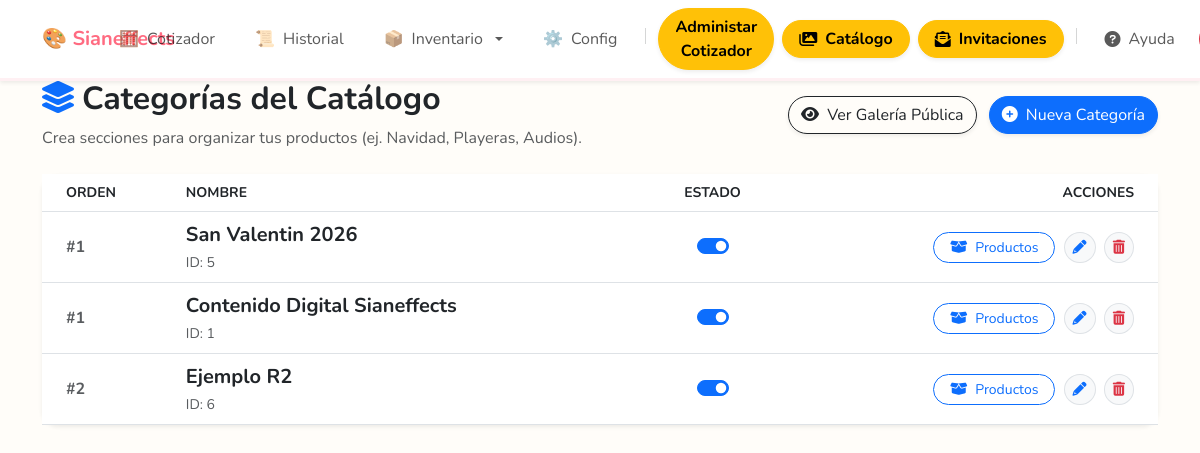
Page /admin/catalogo (signed in) on the committed database.
### tables this page shows
CREATE TABLE configuracion (id INTEGER PRIMARY KEY AUTOINCREMENT, user_id INTEGER, margen_ganancia INTEGER DEFAULT 200, nombre_empresa TEXT DEFAULT 'Mi Negocio', slogan TEXT DEFAULT 'Servicios Creativos', website TEXT DEFAULT '', inventario_activo BOOLEAN DEFAULT 0, ticket_bw BOOLEAN DEFAULT 0);

CREATE TABLE categorias (
            id INTEGER PRIMARY KEY AUTOINCREMENT,
            nombre TEXT NOT NULL,
            descripcion TEXT,
            orden INTEGER DEFAULT 0,
            activo BOOLEAN DEFAULT 1,
            created_at TIMESTAMP DEFAULT CURRENT_TIMESTAMP
        );

### routes/catalogo.py (the view, shortened to what this page needs)
@catalogo_bp.route('/admin/catalogo', methods=['GET', 'POST'])
@login_required
def admin_categorias():
    conn = get_db()
    categorias = conn.execute('SELECT * FROM categorias ORDER BY orden ASC, id DESC').fetchall()
    conn.close()
    return render_template('catalogo/admin_categorias.html', categorias=categorias)

### app.py (called while the page is built)
@app.context_processor
def inject_user_config():
    default_config = {
        'nombre_empresa': 'Cotizador Sianeffects', # O el nombre genérico que quieras
        'slogan': '',
        'website': '',
        'margen_ganancia': 100
    }
    if 'user_id' in session:
        try:
            conn = get_db_connection()
            user_config = conn.execute('SELECT * FROM configuracion WHERE user_id = ?', (session['user_id'],)).fetchone()
            conn.close()
            if user_config:
                return {'config': dict(user_config)}
        except Exception as e:
            print(f"Error inyectando config: {e}")
    return {'config': default_config}

@app.after_request
def add_header(response):
    response.headers["Cache-Control"] = "no-cache, no-store, must-revalidate"
    return response

### db.py (called while the page is built)
def get_db_connection():
    conn = sqlite3.connect(DB_NAME)
    conn.row_factory = sqlite3.Row
    return conn

### helpers.py (called while the page is built, shortened)
def login_required(f):
    @wraps(f)
    def decorated_function(*args, **kwargs):
        if 'user_id' not in session:
            flash('Por favor inicia sesión.', 'warning')
            return redirect(url_for('auth.login'))
        return f(*args, **kwargs)
    return decorated_function

def obtener_alertas(user_id):
    alertas = []
    conn = get_db_connection()
    try:
        config = conn.execute("SELECT inventario_activo FROM configuracion WHERE user_id=?", (user_id,)).fetchone()
        user = conn.execute("SELECT subscription_end, role FROM usuarios WHERE id=?", (user_id,)).fetchone()
    except Exception as e:
        print(f"Error obteniendo alertas: {e}")
    finally:
        conn.close()
    return alertas

### routes/main.py (called while the page is built)
@main_bp.app_context_processor
def inject_notifications():
    if 'user_id' in session:
        return {'notificaciones': obtener_alertas(session['user_id'])}
    return {'notificaciones': []}

### templates/catalogo/admin_categorias.html (shortened to what this page needs)
{% extends "layout.html" %}
{% block content %}
<div class="row mb-4 align-items-center">
    <div class="col-md-7">
        <h2 class="fw-bold text-dark"><i class="fas fa-layer-group text-primary me-2"></i>Categorías del Catálogo</h2>
        <p class="text-muted mb-0">Crea secciones para organizar tus productos (ej. Navidad, Playeras, Audios).</p>
    </div>
    <div class="col-md-5 text-end">
        <a href="{{ url_for('catalogo.ver_catalogo') }}" class="btn btn-outline-dark rounded-pill shadow-sm me-2">
            <i class="fas fa-eye me-1"></i> Ver Galería Pública
        </a>
        <button class="btn btn-primary rounded-pill shadow-sm" data-bs-toggle="modal" data-bs-target="#modalNuevaCat">
            <i class="fas fa-plus-circle me-1"></i> Nueva Categoría
        </button>
    </div>
</div>
<div class="card border-0 shadow-sm rounded-4">
    <div class="card-body p-0 overflow-hidden">
        <table class="table table-hover align-middle mb-0">
            <thead class="bg-light text-secondary small text-uppercase">
                <tr>
                    <th class="ps-4">Orden</th>
                    <th>Nombre</th>
                    <th class="text-center">Estado</th>
                    <th class="text-end pe-4">Acciones</th>
                </tr>
            </thead>
            <tbody>
                {% for cat in categorias %}
                <tr>
                    <td class="ps-4 fw-bold text-muted">#{{ cat['orden'] }}</td>
                    <td>
                        <div class="fw-bold text-dark fs-5">{{ cat['nombre'] }}</div>
                        <small class="text-muted">ID: {{ cat['id'] }}</small>
                    </td>
                    <td class="text-center">
                        <div class="form-check form-switch d-flex justify-content-center">
                            <input class="form-check-input" type="checkbox"
                                onchange="toggleEstado('categoria', {{ cat['id'] }}, this)" {% if cat['activo']
                                %}checked{% endif %}>
                        </div>
                    </td>
                    <td class="text-end pe-4">
                        <a href="{{ url_for('catalogo.admin_productos', cat_id=cat['id']) }}"
                            class="btn btn-sm btn-outline-primary rounded-pill px-3 me-1" title="Ver Productos">
                            <i class="fas fa-box-open me-1"></i> Productos
                        </a>
                        <button class="btn btn-sm btn-light text-primary rounded-circle border me-1"
                            onclick="prepararEdicion('{{ cat.id }}', '{{ cat.nombre }}', '{{ cat.orden }}')"
                            title="Editar nombre u orden">
                            <i class="fas fa-pencil-alt"></i>
                        </button>
                        <a href="{{ url_for('catalogo.delete_item', tipo='categoria', id_obj=cat['id']) }}"
                            class="btn btn-sm btn-light text-danger rounded-circle border"
                            onclick="return confirm('⚠️ ¿Borrar esta categoría Y TODOS sus productos?');"
                            title="Borrar categoría">
                            <i class="fas fa-trash-alt"></i>
                        </a>
                    </td>
                </tr>
                {% endfor %}
            </tbody>
        </table>
    </div>
</div>
{% endblock %}

### templates/layout.html (shortened to what this page needs)
<!doctype html>
<html lang="es">
<head>
    <link href="https://cdn.jsdelivr.net/npm/bootstrap@5.3.0/dist/css/bootstrap.min.css" rel="stylesheet">
    <link rel="stylesheet" href="https://cdnjs.cloudflare.com/ajax/libs/font-awesome/6.0.0/css/all.min.css">
</head>
<body>
    {% block navbar %}
    <nav class="navbar navbar-expand-lg navbar-light bg-white shadow-sm fixed-top navbar-sian">
        <div class="container">
            <a class="navbar-brand fw-bold text-primary me-auto" href="{{ url_for('main.cotizador') }}">
                <span style="color: var(--sian-pink);">🎨 {{ config['nombre_empresa'] }}</span>
            </a>
            <div class="offcanvas offcanvas-start" tabindex="-1" id="miMenuMobile" aria-labelledby="miMenuLabel">
                <div class="offcanvas-body">
                    <ul class="navbar-nav ms-auto gap-2 align-items-lg-center mt-3 mt-lg-0 w-100 justify-content-end">
                        <li class="nav-item">
                            <a class="nav-link d-flex align-items-center justify-content-start justify-content-lg-center gap-2 {% if request.endpoint == 'main.cotizador' %}active fw-bold bg-light border{% endif %} rounded-pill px-3"
                                href="{{ url_for('main.cotizador') }}">🧮 <span>Cotizador</span></a>
                        </li>
                        <li class="nav-item">
                            <a class="nav-link d-flex align-items-center justify-content-start justify-content-lg-center gap-2 {% if request.endpoint == 'main.historial' %}active fw-bold bg-light border{% endif %} rounded-pill px-3"
                                href="{{ url_for('main.historial') }}">📜 <span>Historial</span></a>
                        </li>
                        <li class="nav-item dropdown">
                            <a class="nav-link dropdown-toggle d-flex align-items-center justify-content-start justify-content-lg-center gap-2  rounded-pill px-3"
                                href="#" role="button" data-bs-toggle="dropdown">📦 <span>Inventario</span></a>
                        </li>
                        <li class="nav-item">
                            <a class="nav-link d-flex align-items-center justify-content-start justify-content-lg-center gap-2 {% if request.endpoint == 'main.configuracion' %}active fw-bold bg-light border{% endif %} rounded-pill px-3"
                                href="{{ url_for('main.configuracion') }}">⚙️ <span>Config</span></a>
                        </li>
                        {% if session.get('role', 0) >= 1 %}
                        <li class="nav-item d-none d-lg-block">
                        </li>
                        <li class="nav-item">
                            <a class="btn btn-warning rounded-pill fw-bold w-100 shadow-sm px-3 d-flex align-items-center justify-content-start justify-content-lg-center gap-2"
                                href="{{ url_for('admin.dashboard') }}">
                                <span>Administar Cotizador</span>
                            </a>
                        </li>
                        <li class="nav-item">
                            <a class="btn btn-warning rounded-pill fw-bold w-100 shadow-sm px-3 d-flex align-items-center justify-content-start justify-content-lg-center gap-2"
                                href="{{ url_for('catalogo.admin_categorias') }}">
                                <i class="fas fa-images"></i> <span>Catálogo</span>
                            </a>
                        </li>
                        <li class="nav-item">
                            <a class="btn btn-warning rounded-pill fw-bold w-100 shadow-sm px-3 d-flex align-items-center justify-content-start justify-content-lg-center gap-2"
                                href="{{ url_for('invitaciones_admin.gestionar_invitaciones') }}">
                                <i class="fas fa-envelope-open-text"></i> <span>Invitaciones</span>
                            </a>
                        </li>
                        {% endif %}
                        <li class="nav-item d-none d-lg-block">
                        </li>
                        <li class="nav-item">
                            <a class="nav-link d-flex align-items-center justify-content-start justify-content-lg-center gap-2 px-3"
                                href="{{ url_for('main.ayuda') }}">
                                <i class="fas fa-question-circle"></i> <span>Ayuda</span>
                            </a>
                        </li>
                    </ul>
                </div>
            </div>
        </div>
    </nav>
    {% endblock %}
    <div class="container pb-5">
        {% block content %}{% endblock %}
    </div>
</body>
</body>
</html>

### templates/layout.html (style rules this page uses)
:root { --sian-pink: #ff6b81; --sian-pink-light: #fff0f3; --sian-teal: #2ec4b6; --sian-teal-dark: #1f8c82; --bg-cream: #fffdf9; }
body { font-family: 'Nunito', sans-serif; background-color: var(--bg-cream); padding-top: 80px; color: #555; }
.navbar-sian { background-color: #ffffff; border-bottom: 3px solid var(--sian-pink-light); }
.navbar-brand { font-weight: 800; color: #333 !important; }
@media (min-width: 992px) { .offcanvas { position: static !important; z-index: auto !important; flex-grow: 1 !important; width: auto !important; height: auto !important; visibility: visible !important; background-color: transparent !important; border: 0 !important; transform: none !important; transition: none !important; box-shadow: none !important; } }
@media (min-width: 992px) { .offcanvas-body { padding: 0 !important; overflow: visible !important; display: flex !important; flex-direction: row !important; justify-content: flex-end !important; } }
@media (min-width: 992px) { .navbar-nav { margin-top: 0 !important; } }
@media (min-width: 992px) { .nav-item { width: auto !important; } }

### rows in the picture
configuracion: nombre_empresa "Sianeffects"
categorias: orden "1", nombre "San Valentin 2026", id "5", activo "☑"
categorias: orden "1", nombre "Contenido Digital Sianeffects", id "1", activo "☑"
categorias: orden "2", nombre "Ejemplo R2", id "6", activo "☑"
